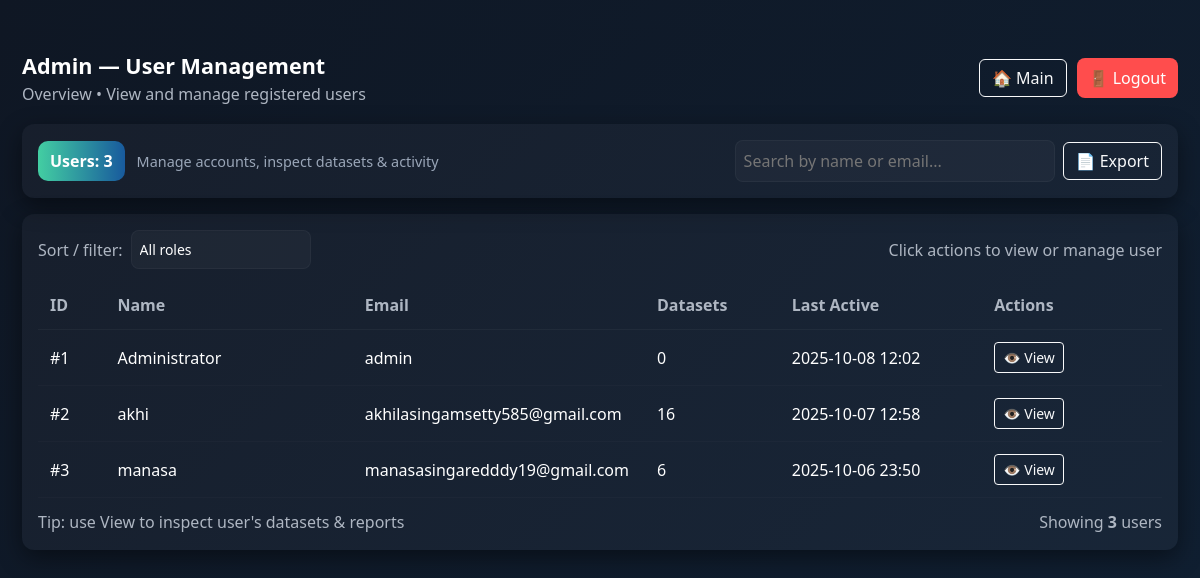
The app's page /admin/users (signed in) with its own data.
### app.py (models this page shows)
class User(db.Model, UserMixin):
    id = db.Column(db.Integer, primary_key=True)
    name = db.Column(db.String(120), nullable=False)
    email = db.Column(db.String(120), unique=True, nullable=False)
    password = db.Column(db.String(200), nullable=False)
    role = db.Column(db.String(20), default='user')
    datasets = db.relationship('Dataset', backref='owner', lazy=True)
    last_active = db.Column(db.DateTime, default=datetime.utcnow)
    active = db.Column(db.Boolean, default=True)

### app.py (the view)
@app.route('/admin/users')
@login_required
def admin_users():
    if current_user.role != 'admin':
        return redirect(url_for('dashboard'))
    users = User.query.all()
    return render_template('admin/users.html', users=users)

### app.py (called while the page is built)
@login_manager.user_loader
def load_user(user_id):
    return User.query.get(int(user_id))

### templates/admin/users.html (shortened to what this page needs)
<!doctype html>
<html lang="en">
<head>
  <link href="https://cdn.jsdelivr.net/npm/bootstrap@5.3.0/dist/css/bootstrap.min.css" rel="stylesheet">
</head>
<body>
  <div class="wrap">
    <div class="topbar">
      <div>
        <div class="title">Admin — User Management</div>
        <div class="small-muted">Overview • View and manage registered users</div>
      </div>
      <div style="display:flex;gap:10px;align-items:center">
        <a href="{{ url_for('index') }}" class="btn btn-outline-light">🏠 Main</a>
        <a href="{{ url_for('logout') }}" class="logout-btn">🚪 Logout</a>
      </div>
    </div>
    <div class="card-panel mb-3">
      <div style="display:flex;justify-content:space-between;align-items:center;gap:12px;flex-wrap:wrap">
        <div style="display:flex;gap:12px;align-items:center">
          <div class="badge-stat">Users: {{ users|length if users is defined else 0 }}</div>
          <div class="muted-note">Manage accounts, inspect datasets & activity</div>
        </div>
        <div style="display:flex;gap:8px;align-items:center">
          <input id="searchInput" class="form-control-dark" placeholder="Search by name or email..." style="width:320px">
          <a href="/admin/users/export" class="btn btn-outline-light">📄 Export</a>
        </div>
      </div>
    </div>
    <div class="card-panel">
      <div class="search-row">
        <div class="small-muted">Sort / filter:</div>
        <select id="filterRole" class="form-control form-control-sm form-control-dark" style="width:180px">
          <option value="">All roles</option>
        </select>
        <div style="margin-left:auto" class="small-muted">Click actions to view or manage user</div>
      </div>
      <div style="overflow:auto">
        <table class="data-table">
          <thead>
            <tr>
              <th style="width:6%">ID</th>
              <th style="width:22%">Name</th>
              <th style="width:26%">Email</th>
              <th style="width:12%">Datasets</th>
              <th style="width:18%">Last Active</th>
              <th style="width:16%">Actions</th>
            </tr>
          </thead>
          <tbody id="usersBody">
            {% for user in users %}
            <tr data-role="{{ user.role or 'user' }}">
              <td>#{{ user.id }}</td>
              <td>{{ user.name or '-' }}</td>
              <td>{{ user.email or '-' }}</td>
              <td>{{ user.datasets|length if user.datasets is defined else 0 }}</td>
              <td>
                {% if user.last_active %}
                  {{ user.last_active.strftime('%Y-%m-%d %H:%M') }}
                {% else %}
                  <span class="small-muted">—</span>
                {% endif %}
              </td>
              <td>
                <a class="btn btn-sm btn-outline-light action-btn" href="/admin/users/{{ user.id }}/view">👁️ View</a>
              </td>
            </tr>
            {% else %}
            <tr><td colspan="6" class="small-muted">No users found.</td></tr>
            {% endfor %}
          </tbody>
        </table>
      </div>
      <div style="margin-top:12px;display:flex;justify-content:space-between;align-items:center">
        <div class="small-muted">Tip: use View to inspect user's datasets & reports</div>
        <div class="small-muted">Showing <strong id="shownCount">{{ users|length if users is defined else 0 }}</strong> users</div>
      </div>
    </div>
  </div>
</body>
</html>

### templates/admin/users.html (style rules this page uses)
:root { --bg1:#0f1724; --bg2:#102033; --card: rgba(255,255,255,0.03); --muted:#aeb6c2; --accent:#43cea2; }
html,body { height:100%;margin:0;font-family:"Segoe UI",sans-serif;background:linear-gradient(135deg,var(--bg1),var(--bg2));color:#fff }
.wrap { max-width:1200px;margin:28px auto;padding:22px }
.topbar { display:flex;justify-content:space-between;align-items:center;margin-bottom:18px }
.title { font-size:1.35rem;font-weight:700 }
.logout-btn { background:#ff4d4d;border:none;color:#fff;padding:8px 12px;border-radius:8px;text-decoration:none }
.card-panel { background:var(--card);padding:16px;border-radius:12px;box-shadow:0 8px 24px rgba(0,0,0,0.45) }
table.data-table { width:100%;border-collapse:collapse }
table.data-table thead th { color:var(--muted);font-weight:600;padding:12px;border-bottom:1px solid rgba(255,255,255,0.04);text-align:left }
table.data-table tbody td { padding:12px;border-bottom:1px solid rgba(255,255,255,0.02);vertical-align:middle }
.small-muted { color:var(--muted) }
.action-btn { margin-right:6px }
.search-row { display:flex;gap:8px;align-items:center;margin-bottom:12px }
.form-control-dark { background:rgba(255,255,255,0.03);border:1px solid rgba(255,255,255,0.04);color:#fff;border-radius:8px;padding:8px }
.badge-stat { background:linear-gradient(90deg,var(--accent),#185a9d);padding:8px 12px;border-radius:10px;color:#fff;font-weight:700 }
.muted-note { color:#9aa6b8;font-size:0.9rem }

### records on screen
User: id "1", name "Administrator", email "admin", datasets|length "0", last_active "2025-10-08 12:02"
User: id "2", name "akhi", email "akhilasingamsetty585@gmail.com", datasets|length "16", last_active "2025-10-07 12:58"
User: id "3", name "manasa", email "manasasingaredddy19@gmail.com", datasets|length "6", last_active "2025-10-06 23:50"

### other values on screen
{{ users|length if users is defined else 0 }} "3"
